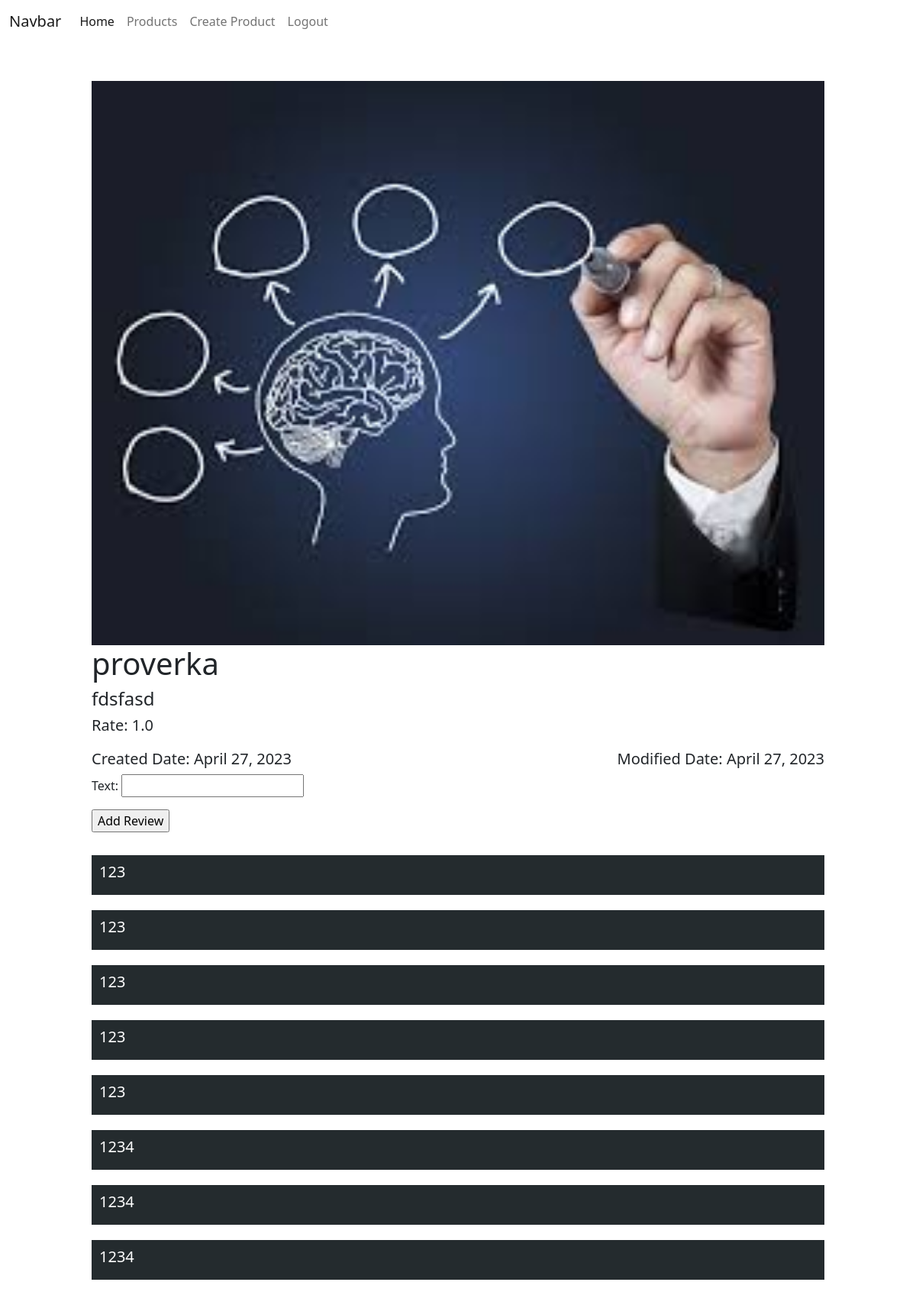
The app's page /products/3/ (signed in) with its own data.
### products/models.py (models this page shows, shortened)
class Product(models.Model):
    image = models.ImageField(blank=True, null=True)
    title = models.CharField(max_length=255)
    composition = models.TextField()
    rate = models.FloatField()
    created_data = models.DateField(auto_now=True)
    modified_data = models.DateField(auto_now_add=True)

class Review(models.Model):
    text = models.CharField(max_length=256)
    product = models.ForeignKey(Product, on_delete=models.CASCADE)

### products/views.py (the view, shortened to what this page needs)
# urls.py: path('products/<int:id>/', post_detial_view),
def post_detial_view(request, id):
    if request.method == 'GET':
        product = Product.objects.get(id=id)
        context = {
            'product': product,
            'reviews': product.review_set.all(),
            'form': ReviewCreateForm,
            'user': request.user
        }
        return render(request, 'products/detail.html', context=context)

### templates/products/detail.html (shortened to what this page needs)
{% extends 'layouts/index.html' %}
{% block content %}
    <div class="product_block">
        {% if product.image %}
            <img src="/media/{{ product.image }}" alt="">
        {% else %}
            <img src="https://i1.wp.com/gelatologia.com/wp-content/uploads/2020/07/placeholder.png?ssl=1" alt="">
        {% endif %}
        <div class="info">
            <h1>{{ product.title }}</h1>
            <h4>{{ product.composition }}</h4>
            <h5>Rate: {{ product.rate }}</h5>
            <div class="dates">
                <h5>Created Date: {{ product.created_data }}</h5>
                <h5>Modified Date: {{ product.modified_data }}</h5>
            </div>
        </div>
        {% if not user.is_anonymous %}
            <div class="create_review">
                <form action="/products/{{ product.id }}/" method="post">
                    {{ form.as_p }}
                    <input type="submit" value="Add Review">
                </form>
            </div>
        {% endif %}
        <div class="reviews">
            {% for review in reviews %}
                <div class="review_block">
                    <h5>{{ review.text }}</h5>
                </div>
            {% endfor %}
        </div>
    </div>
{% endblock %}

### templates/products/detail.html (style rules this page uses)
.product_block { width: 80%; margin-left: 10%; margin-top: 50px; }
.product_block > img { width: 100%; }
.dates { margin-top: 20px; display: flex; justify-content: space-between; }
.reviews { margin-top: 30px; }
.review_block { background: #242b2e; margin-bottom: 20px; color: #ffffff; padding: 10px; }

### records on screen
Product: image (picture), title "proverka", composition "fdsfasd", rate "1.0", created_data "April 27, 2023", modified_data "April 27, 2023"
Review: text "123"
Review: text "123"
Review: text "123"
Review: text "123"
Review: text "123"
Review: text "1234"
Review: text "1234"
Review: text "1234"
